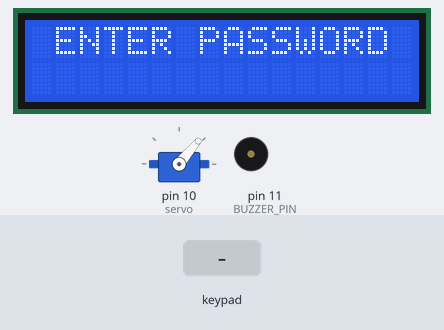
The sketch below on a simulated Arduino Mega 2560, built with avr-gcc and run on an emulated ATmega2560. Parts: servo, 16×2 character LCD, buzzer (waves = sounding, pin HIGH). The inputs (shaded band) are chosen by the test bench.

Above: at 4.2 s.
4.3 s: keypad keys 2 6 2 5 3 3 pressed 0.4 s apart
At 5.66 s:
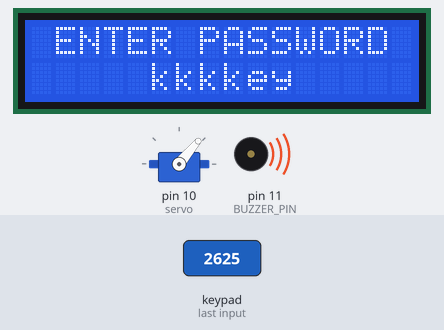
At 7.9 s:
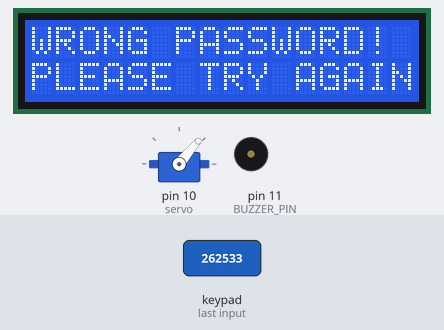
8.2 s: key 'B' pressed
10.9 s: key 'C' pressed
At 12.62 s:
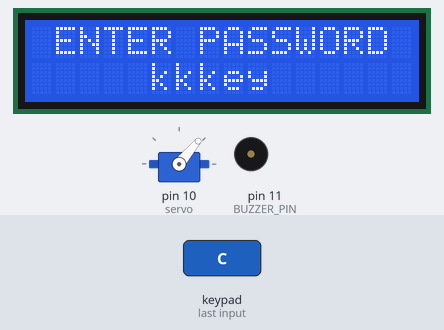
Timing chart, 0 to 14.1 s (numbered marks = the images above; inputs shaded):
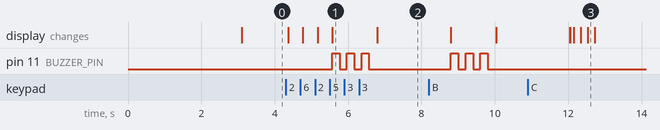

Measured:
- after the input at 4.3 s, pin 11 (BUZZER_PIN): alternates HIGH for 0.20 s and LOW for 0.20 s, 6 changes in all, then stays LOW, starting after 1.3 s; the display: first changes after 0.07 s (image 1 shows a later state)

The sketch:

OutdoorLockSystem.ino
```cpp
#include <Servo.h>
#include <Wire.h>
#include <LiquidCrystal_I2C.h>
#include <Keypad.h>
#include <Password.h>

#define BUZZER_PIN 11

Servo servo;
LiquidCrystal_I2C lcd(0x27, 16, 2);
Password password = Password("1234"); //Enter your password

String newPasswordString; //hold the new password
char newPassword[6]; //charater string of newPasswordString
byte a = 5;
bool value = true;

byte maxPasswordLength = 4; // Corrected maximum password length
byte currentPasswordLength = 0;

const byte ROWS = 3; // Three rows
const byte COLS = 3; // Three columns

char keys[ROWS][COLS] = {
  {'C', 'B', 'A'},
  {'9', '6', '3'},
  {'8', '5', '2'},
};

byte rowPins[ROWS] = {26, 25, 33};
byte colPins[COLS] = {32, 35, 34};

Keypad keypad = Keypad( makeKeymap(keys), rowPins, colPins, ROWS, COLS );

void setup() {
  Serial.begin(9600);
  pinMode(BUZZER_PIN, OUTPUT);
  servo.attach(10); // Attach servo to pin 10
  servo.write(50);
  lcd.init();
  lcd.backlight();
  lcd.setCursor(3, 0);
  lcd.print("WELCOME TO");
  lcd.setCursor(0, 1);
  lcd.print("DOOR LOCK SYSTEM");
  delay(3000);
  lcd.clear();
}

void loop() {
  lcd.setCursor(1, 0);
  lcd.print("ENTER PASSWORD");
  char key = keypad.getKey();
  if (key != NO_KEY) {
    delay(60);
    if (key == 'C') {
      resetPassword();
    } else if (key == 'D') {
      if (value == false) {
        doorlocked();
        value = true;
      } else if (value == true) {
        dooropen();
        value = true;
      }
    } else {
      processNumberKey(key);
    }
  }
}

void processNumberKey(char key) {
  lcd.setCursor(a, 1);
  lcd.print("key");
  a++;
  if (a == 11) {
    a = 5;
  }
  currentPasswordLength++;
  password.append(key);
  if (currentPasswordLength == maxPasswordLength) {
    doorlocked();
    dooropen();
  }
}

void dooropen() {
  if (password.evaluate()) {
    digitalWrite(BUZZER_PIN, HIGH);
    delay(300);
    digitalWrite(BUZZER_PIN, LOW);
    servo.write(110); // Adjust angle for door open position
    delay(100);
    lcd.setCursor(0, 0);
    lcd.print("CORRECT PASSWORD");
    lcd.setCursor(0, 1);
    lcd.print("DOOR OPENED");
    delay(2000);
    lcd.clear();
    a = 5;
  } else {
    incorrectPassword();
  }
  resetPassword();
}

void doorlocked() {
  if (password.evaluate()) {
    digitalWrite(BUZZER_PIN, HIGH);
    delay(300);
    digitalWrite(BUZZER_PIN, LOW);
    servo.write(50); // Adjust angle for door locked position
    delay(100);
    lcd.setCursor(0, 0);
    lcd.print("CORRECT PASSWORD");
    lcd.setCursor(2, 1);
    lcd.print("DOOR LOCKED");
    delay(2000);
    lcd.clear();
    a = 5;
  } else {
    incorrectPassword();
  }
  resetPassword();
}

void incorrectPassword() {
  digitalWrite(BUZZER_PIN, HIGH);
  delay(200);
  digitalWrite(BUZZER_PIN, LOW);
  delay(200);
  digitalWrite(BUZZER_PIN, HIGH);
  delay(200);
  digitalWrite(BUZZER_PIN, LOW);
  delay(200);
  digitalWrite(BUZZER_PIN, HIGH);
  delay(200);
  digitalWrite(BUZZER_PIN, LOW);
  delay(200);
  lcd.setCursor(0, 0);
  lcd.print("WRONG PASSWORD!");
  lcd.setCursor(0, 1);
  lcd.print("PLEASE TRY AGAIN");
  delay(2000);
  lcd.clear();
  a = 5;
}

void resetPassword() {
  password.reset();
  currentPasswordLength = 0;
  lcd.clear();
  a = 5;
}
```
